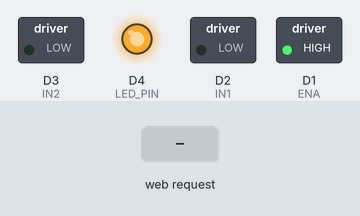
The sketch below on a simulated ESP8266 (Wemos D1 mini). On the bench: switched loads named in the sketch (green lamp = pin HIGH), output pins drawn as LEDs (lit = HIGH). Inputs (shaded band) come from the test bench. WiFi joins after 1.5 s; servers stay silent unless stated; what the sketch prints to the serial monitor is not drawn.

Above: at 2.8 s.
2.9 s: HTTP request GET / received
At 4.1 s:
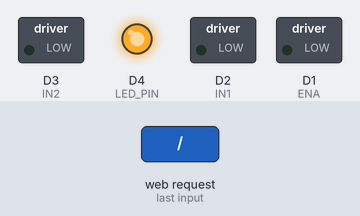
4.4 s: HTTP request GET /?speed=120 received
At 5.2 s:
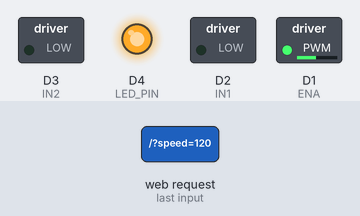
Timing chart, 0 to 7.4 s (numbered marks = the images above; inputs shaded):
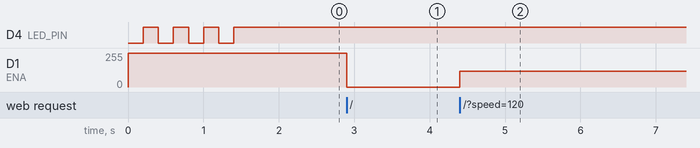

The sketch:

BlindsController.ino
```cpp
// Include the required libraries
#include <Arduino.h>
#include <ESP8266WiFi.h> // For Wemos d1 mini - wifi
#include <WiFiClient.h>
#include <ESP8266WebServer.h>


// Define the pins connected to the L298 motor driver
const int ENA = D1;   // PWM signal to control motor speed
const int IN1 = D2;   // Direction control for motor
const int IN2 = D3;   // Direction control for motor

// Define the pin for the built-in LED
const int LED_PIN = LED_BUILTIN;

const char* ssid = "Home";
const char* password = "galosa3323";

ESP8266WebServer server(80);


// Function to blink the LED a specified number of times
void blinkLED(int numBlinks, int blink_delay=200) {
  for (int i = 0; i < numBlinks; i++) {
    digitalWrite(LED_PIN, LOW);          // turn on LED
    delay(blink_delay);                  // wait for XXXms
    digitalWrite(LED_PIN, HIGH);         // turn off LED
    delay(blink_delay);                  // wait for XXXms
  }
}

void setup() {
  // Initialize the LED pin as an output
  pinMode(LED_PIN, OUTPUT);
  digitalWrite(LED_PIN, HIGH); // Turn LED off initially

  // Initialize the pins as outputs
  pinMode(ENA, OUTPUT);
  pinMode(IN1, OUTPUT);
  pinMode(IN2, OUTPUT);

  // Set the initial motor direction and speed
  // Start OFF
  digitalWrite(IN1, LOW);
  digitalWrite(IN2, LOW);
  // Max speed 255, range 0-255
  analogWrite(ENA, 255);

  Serial.begin(115200);
  while(!Serial) {
    blinkLED(2,100);
  }

  WiFi.begin(ssid, password);

  while (WiFi.status() != WL_CONNECTED) {
    blinkLED(1,200);
    Serial.println("Connecting to WiFi...");
  }
  Serial.println("");
  Serial.println("WiFi connected");
  Serial.println("IP address: ");
  Serial.println(WiFi.localIP());

  // Start HTTP server
  server.on("/", handleRoot);
  server.begin();
  Serial.println("HTTP server started");
}

void loop() {
  server.handleClient();
}

void handleRoot() {
  // Get the direction, speed, and time from the HTTP request parameters
  String direction = server.arg("direction");
  int speed = server.arg("speed").toInt();
  int time = server.arg("time").toInt();

  // Set the motor direction
  if (direction == "up") {
    digitalWrite(IN1, HIGH);
    digitalWrite(IN2, LOW);
  } else if (direction == "down") {
    digitalWrite(IN1, LOW);
    digitalWrite(IN2, HIGH);
  } else {
    // Invalid direction, stop the motor
    digitalWrite(IN1, LOW);
    digitalWrite(IN2, LOW);
  }

  // Set the motor speed
  analogWrite(ENA, speed);

  // Wait for the specified time
  delay(time);

  // Stop the motor
  digitalWrite(IN1, LOW);
  digitalWrite(IN2, LOW);

  // Send a response back to the client
  server.send(200, "text/plain", "Motor command executed");
}
```

Measured:
- after the input at 2.9 s, D1 (ENA): 255/255 → 0/255 at once
- after the input at 4.4 s, D1 (ENA): 0/255 → 120/255 at once
